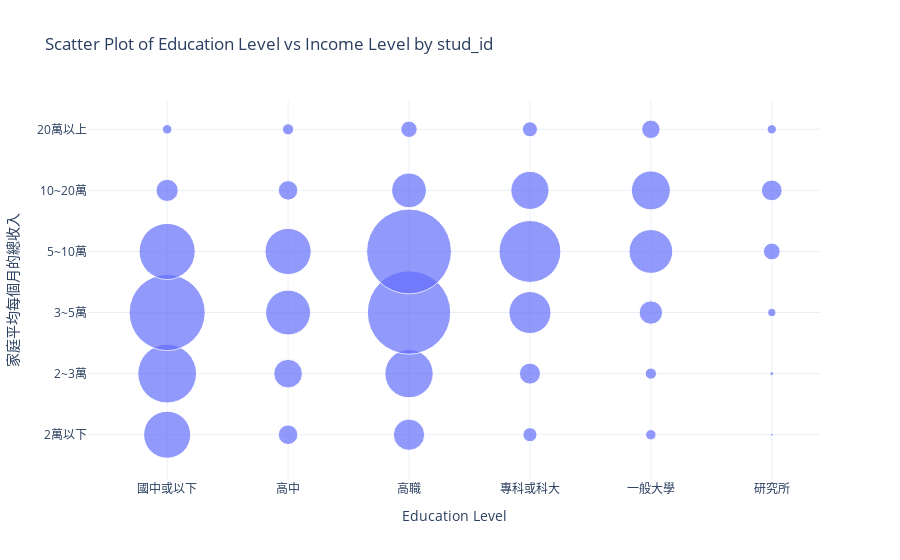

Notebook code for this chart:
### Markdown cell above
#### 藍佩嘉: 階級教養腳本

### Code cell
df_blue = new_df[blue_vars].copy()

education_level_mapping = {1: '國中或以下', 2: '高中', 3: '高職', 4: '專科或科大', 5: '一般大學', 6: '研究所'}
income_level_mapping = {1: '2萬以下', 2: '2~3萬', 3: '3~5萬', 4: '5~10萬', 5: '10~20萬', 6: '20萬以上'}
df_blue['w3p104_label'] = df_blue['w3p104'].map(education_level_mapping)
df_blue['w3p602_label'] = df_blue['w3p602'].map(income_level_mapping)

# Convert the columns to categorical data types with the correct order
education_order = ['國中或以下', '高中', '高職', '專科或科大', '一般大學', '研究所']
income_order = ['2萬以下', '2~3萬', '3~5萬', '5~10萬', '10~20萬', '20萬以上']

df_blue['w3p104_label'] = pd.Categorical(df_blue['w3p104_label'], categories=education_order, ordered=True)
df_blue['w3p602_label'] = pd.Categorical(df_blue['w3p602_label'], categories=income_order, ordered=True)

# Aggregate the data to count occurrences of each combination
agg_df = df_blue.groupby(['w3p104_label', 'w3p602_label']).size().reset_index(name='count')

# Plot using Plotly Express
fig = px.scatter(
    agg_df,
    x='w3p104_label',
    y='w3p602_label',
    size='count',
    size_max=60,
    title='Scatter Plot of Education Level vs Income Level by stud_id',
    labels={'w3p104_label': 'Education Level', 'w3p602_label': '家庭平均每個月的總收入'},
    template='plotly_white'
)

# Show the plot
fig.show()

### Figure 1 — Plotly figure (JSON) as saved in the notebook; plotly's stock layout.template omitted (floating-point values rounded to 4 significant figures)
{"data": [{"hovertemplate": "Education Level=%{x}<br>家庭平均每個月的總收入=%{y}<br>count=%{marker.size}<extra></extra>", "legendgroup": "", "marker": {"color": "#636efa", "size": [631, 985, 1653, 899, 140, 26, 109, 234, 576, 609, 109, 36, 280, 667, 1983, 2054, 344, 77, 57, 126, 504, 1092, 415, 65, 31, 36, 156, 546, 433, 97, 2, 4, 19, 80, 123, 25], "sizemode": "area", "sizeref": 0.5706, "symbol": "circle"}, "mode": "markers", "name": "", "orientation": "v", "showlegend": false, "type": "scatter", "x": ["國中或以下", "國中或以下", "國中或以下", "國中或以下", "國中或以下", "國中或以下", "高中", "高中", "高中", "高中", "高中", "高中", "高職", "高職", "高職", "高職", "高職", "高職", "專科或科大", "專科或科大", "專科或科大", "專科或科大", "專科或科大", "專科或科大", "一般大學", "一般大學", "一般大學", "一般大學", "一般大學", "一般大學", "研究所", "研究所", "研究所", "研究所", "研究所", "研究所"], "xaxis": "x", "y": ["2萬以下", "2~3萬", "3~5萬", "5~10萬", "10~20萬", "20萬以上", "2萬以下", "2~3萬", "3~5萬", "5~10萬", "10~20萬", "20萬以上", "2萬以下", "2~3萬", "3~5萬", "5~10萬", "10~20萬", "20萬以上", "2萬以下", "2~3萬", "3~5萬", "5~10萬", "10~20萬", "20萬以上", "2萬以下", "2~3萬", "3~5萬", "5~10萬", "10~20萬", "20萬以上", "2萬以下", "2~3萬", "3~5萬", "5~10萬", "10~20萬", "20萬以上"], "yaxis": "y"}], "layout": {"legend": {"itemsizing": "constant", "tracegroupgap": 0}, "title": {"text": "Scatter Plot of Education Level vs Income Level by stud_id"}, "xaxis": {"anchor": "y", "domain": [0, 1], "title": {"text": "Education Level"}}, "yaxis": {"anchor": "x", "domain": [0, 1], "title": {"text": "家庭平均每個月的總收入"}}}}
